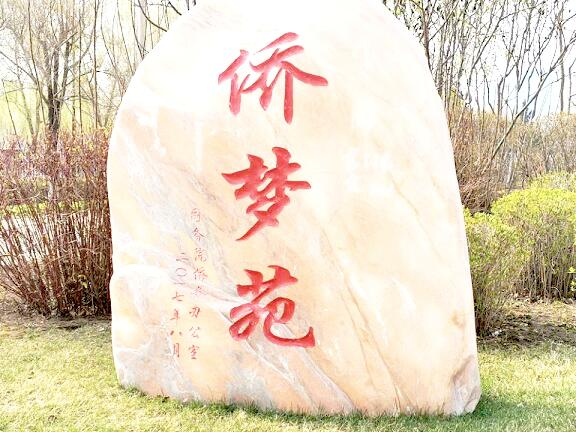
#> input picture chap44_图像的阈值处理/image/4.36.jpg, 576 x 432 px
$ python 'demo01_Otus方法实现阈值处理.py'
#> lines starting #> are read from the running program, lines starting #| are printed output that depends on the picture; after the words box and inside, x2 and y2 are one past the last pixel; in counts of white or black regions, pixels touching at a corner belong together
# coding:utf-8
import cv2

img=cv2.imread("../image/4.36.jpg")
#> img is the input picture: shape (432, 576, 3); mean B, G, R 186.7, 209.9, 224
img_gray=cv2.cvtColor(img,cv2.COLOR_BGR2GRAY)
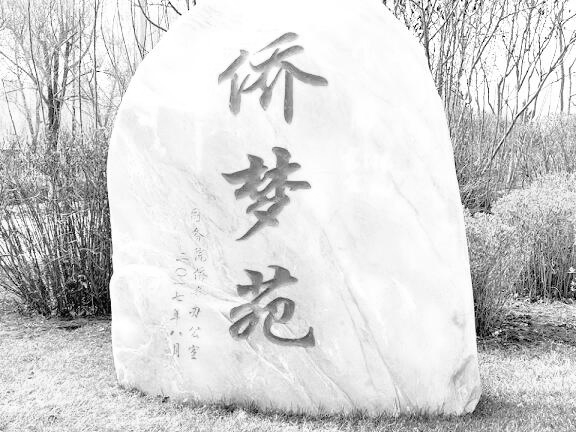
#> img_gray: shape (432, 576); min 0, max 255, mean 211.5
t1,dst1=cv2.threshold(img_gray,127,255,cv2.THRESH_BINARY)
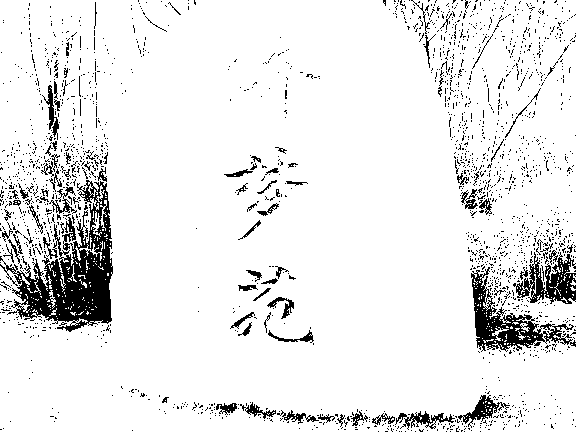
#> dst1: shape (432, 576); 91.3% white; 2084 black regions (1994 under 20 px), largest, box (x1, y1, x2, y2) and area: (0, 180, 113, 332) 6751, (471, 267, 576, 352) 2540, (513, 252, 576, 304) 1485
#实现Otsu方法的阈值处理
t2,dst2=cv2.threshold(img_gray,0,255,cv2.THRESH_BINARY+cv2.THRESH_OTSU)
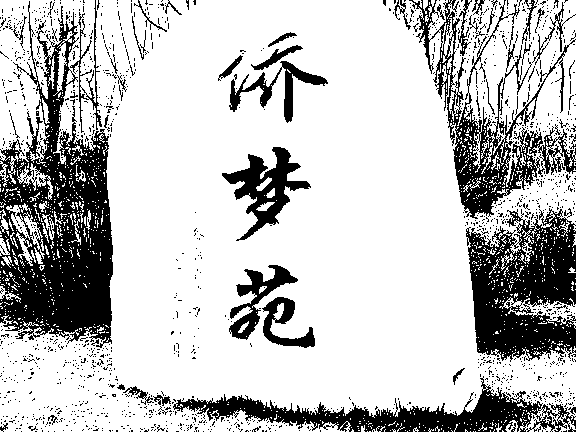
#> dst2: shape (432, 576); 75.9% white; 1514 black regions (1456 under 20 px), largest, box (x1, y1, x2, y2) and area: (0, 1, 113, 348) 19049, (466, 208, 576, 362) 11047, (409, 0, 576, 219) 7988
#> t2 = 184
#在图像上绘制最合适的阈值
cv2.putText(dst2,"best threshold:"+str(2),(0,30),cv2.FONT_HERSHEY_SIMPLEX,1,(0,0,0),2)
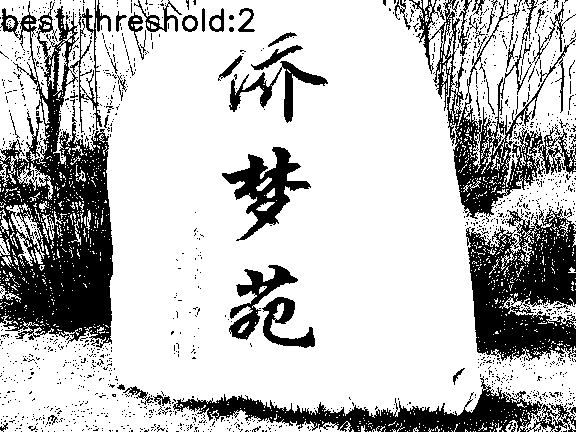
#> dst2: shape (432, 576); 75.3% white; 1472 black regions (1411 under 20 px), largest, box (x1, y1, x2, y2) and area: (0, 1, 113, 348) 19657, (466, 208, 576, 362) 11047, (409, 0, 576, 219) 7988
cv2.imshow("BINARY",dst1)
cv2.imshow("OTSU",dst2)
cv2.waitKey()
cv2.destroyAllWindows()

$ run again, with chap44_图像的阈值处理/image/4.27.png saved as chap44_图像的阈值处理/image/4.36.jpg
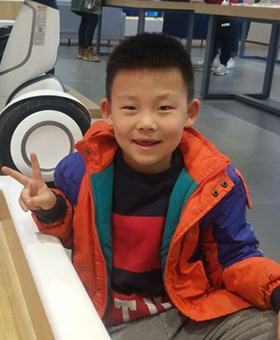
#> input picture chap44_图像的阈值处理/image/4.27.png, 280 x 340 px
#> img is the input picture: shape (340, 280, 3); mean B, G, R 87.8, 95.7, 123.8
#> `t1,dst1=cv2.threshold(img_gray,127,255,cv2.THRESH_BINARY)`:
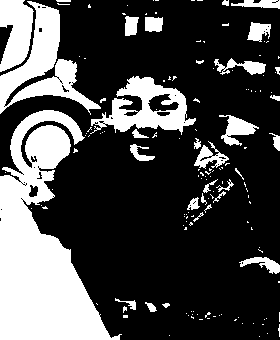
#> dst1: shape (340, 280); 28.4% white; 148 white regions (116 under 20 px), largest, box (x1, y1, x2, y2) and area: (0, 110, 122, 340) 14328, (0, 1, 101, 115) 3953, (90, 76, 196, 135) 2784
#> t2 = 121
#> `cv2.putText(dst2,"best threshold:"+str(2),(0,30),cv2.FONT_HERSHEY_SIMP..`:
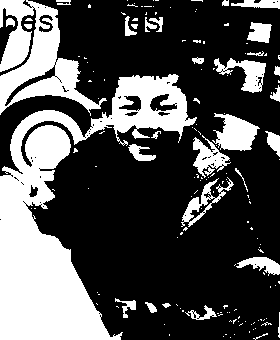
#> dst2: shape (340, 280); 31.6% white; 151 white regions (120 under 20 px), largest, box (x1, y1, x2, y2) and area: (0, 74, 197, 340) 18229, (0, 0, 107, 116) 5365, (212, 113, 260, 151) 1103

$ run again, with chap44_图像的阈值处理/image/black.png saved as chap44_图像的阈值处理/image/4.36.jpg
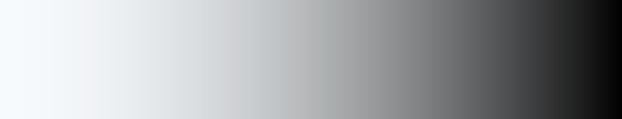
#> input picture chap44_图像的阈值处理/image/black.png, 622 x 119 px
#> img is the input picture: shape (119, 622, 3); mean B, G, R 165.3, 163, 161
#> `t1,dst1=cv2.threshold(img_gray,127,255,cv2.THRESH_BINARY)`:
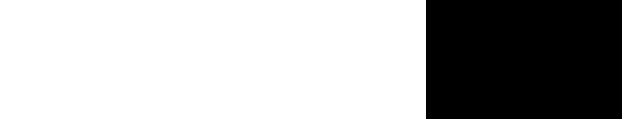
#> dst1: shape (119, 622); 68.5% white; 1 black region, box (x1, y1, x2, y2) and area: (426, 0, 622, 119) 23324
#> t2 = 144
#> `cv2.putText(dst2,"best threshold:"+str(2),(0,30),cv2.FONT_HERSHEY_SIMP..`:
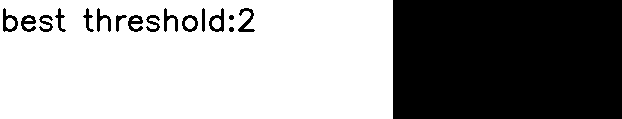
#> dst2: shape (119, 622); 60.8% white; 17 black regions, largest, box (x1, y1, x2, y2) and area: (393, 0, 622, 119) 27251, (238, 8, 255, 32) 165, (3, 8, 18, 32) 159
